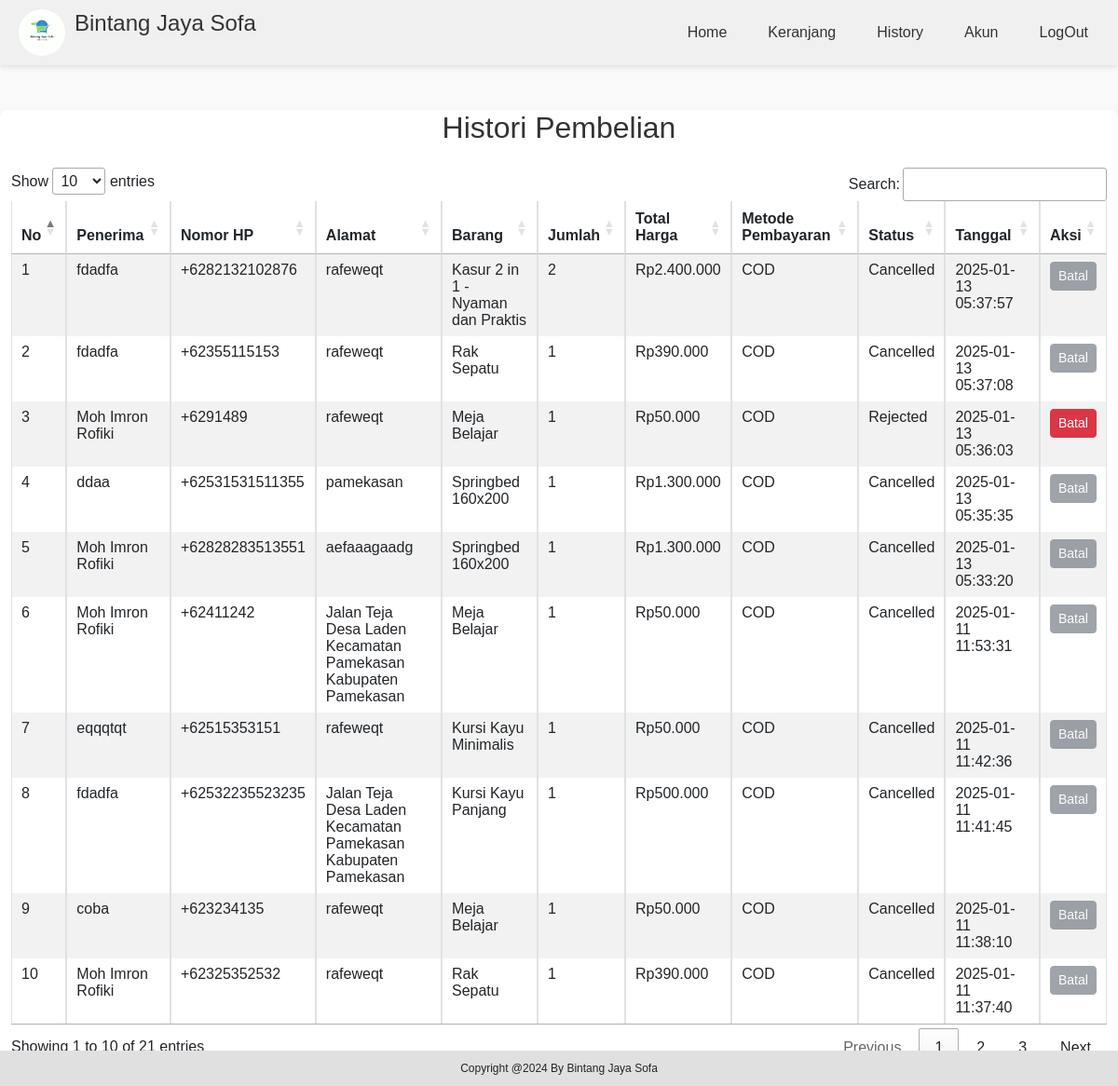
Screenshot of /histori.php (signed in) with the database file from the repository.
### tables this page shows
CREATE TABLE `pembelian` (
  `id` int NOT NULL,
  `user_id` int NOT NULL,
  `penerima` varchar(255) NOT NULL,
  `no_hp` varchar(15) NOT NULL,
  `alamat` varchar(255) NOT NULL,
  `total_harga` int NOT NULL,
  `metode_pembayaran` enum('COD','E-BANKING','E-WALLET') NOT NULL,
  `status` varchar(20) DEFAULT NULL,
  `tanggal_pembelian` datetime DEFAULT CURRENT_TIMESTAMP,
  `alasan_pembatalan` text
);

CREATE TABLE `barang` (
  `id` int NOT NULL,
  `nama_barang` varchar(255) NOT NULL,
  `kategori_id` int NOT NULL,
  `deskripsi` text NOT NULL,
  `jumlah_stok` int NOT NULL,
  `harga_barang` int NOT NULL,
  `foto_barang` varchar(255) NOT NULL
);

CREATE TABLE `detail_pembelian` (
  `id` int NOT NULL,
  `pembelian_id` int NOT NULL,
  `barang_id` int NOT NULL,
  `jumlah` int NOT NULL,
  `subtotal_harga` int NOT NULL
);

### histori.php (the view, shortened to what this page needs)
<?php
include 'config.php';
$user_id = $_SESSION['id'];
$query = "SELECT
            pembelian.id,
            users.username AS user_nama,
            pembelian.penerima,
            pembelian.no_hp,
            pembelian.alamat,
            barang.nama_barang AS barang_nama,
            detail_pembelian.jumlah,
            pembelian.total_harga,
            pembelian.metode_pembayaran,
            pembelian.status,
            pembelian.tanggal_pembelian
          FROM pembelian
          JOIN users ON pembelian.user_id = users.id
          JOIN detail_pembelian ON pembelian.id = detail_pembelian.pembelian_id
          JOIN barang ON detail_pembelian.barang_id = barang.id
          WHERE pembelian.user_id = ?
          ORDER BY pembelian.tanggal_pembelian DESC";
$stmt = $conn->prepare($query);
$stmt->bind_param("i", $user_id);
$stmt->execute();
$result = $stmt->get_result();
?>
<!DOCTYPE html>
<html lang="en">
<head>
    <link rel="stylesheet" href="https://cdn.jsdelivr.net/npm/bootstrap@5.3.0/dist/css/bootstrap.min.css">
    <link rel="stylesheet" href="https://cdn.datatables.net/1.13.4/css/jquery.dataTables.min.css">
</head>
<body>
    <?php include "navbar.php"; ?>
    <div class="container mt-5">
        <h2 class="mb-4">Histori Pembelian</h2>
        <div class="table-responsive">
            <table id="historyTable2" class="table table-bordered table-striped">
                <thead>
                    <tr>
                        <th>No</th>
                        <th>Penerima</th>
                        <th>Nomor HP</th>
                        <th>Alamat</th>
                        <th>Barang</th>
                        <th>Jumlah</th>
                        <th>Total Harga</th>
                        <th>Metode Pembayaran</th>
                        <th>Status</th>
                        <th>Tanggal</th>
                        <th>Aksi</th>
                    </tr>
                </thead>
                <tbody>
                    <?php if ($result->num_rows > 0): ?>
                        <?php $no = 1; ?>
                        <?php while ($row = $result->fetch_assoc()): ?>
                            <tr>
                                <td><?= $no++; ?></td>
                                <td><?= htmlspecialchars($row['penerima']); ?></td>
                                <td><?= htmlspecialchars($row['no_hp']); ?></td>
                                <td><?= htmlspecialchars($row['alamat']); ?></td>
                                <td><?= htmlspecialchars($row['barang_nama']); ?></td>
                                <td><?= htmlspecialchars($row['jumlah']); ?></td>
                                <td>Rp<?= number_format($row['total_harga'], 0, ',', '.'); ?></td>
                                <td><?= htmlspecialchars($row['metode_pembayaran']); ?></td>
                                <td><?= htmlspecialchars($row['status']); ?></td>
                                <td><?= htmlspecialchars($row['tanggal_pembelian']); ?></td>
                                <td>
                                    <?php if ($row['status'] != 'Approved' && $row['status'] != 'Cancelled'): ?>
                                        <form action="batal.php" method="GET">
                                            <button type="submit" class="btn btn-danger btn-sm">Batal</button>
                                        </form>
                                    <?php else: ?>
                                        <button type="button" class="btn btn-secondary btn-sm" disabled>Batal</button>
                                    <?php endif; ?>
                                </td>
                            </tr>
                        <?php endwhile; ?>
                    <?php else: ?>
                        <tr>
                            <td colspan="11" class="text-center">Belum ada pembelian.</td>
                        </tr>
                    <?php endif; ?>
                </tbody>
            </table>
        </div>
        <footer>
            Copyright @2024 By Bintang Jaya Sofa
        </footer>
    </div>
</body>
</html>

### histori.php (style rules this page uses)
body { font-family: Arial, sans-serif; background-color: #f9f9f9; }
.container { max-width: 1200px; margin: 20px auto; background-color: #fff; border-radius: 8px; box-shadow: 0 4px 8px rgba(0, 0, 0, 0.1); }
h2 { text-align: center; color: #333; margin-bottom: 20px; }
footer { position: fixed; left: 0; bottom: 0; width: 100%; background-color: #e0e0e0; padding: 10px; text-align: center; margin-top: 20px; font-size: 12px; }

### navbar.php (style rules this page uses)
* { margin: 0; padding: 0; box-sizing: border-box; }
body { font-family: Arial, sans-serif; }

### rows the page displays
pembelian: penerima "fdadfa", no_hp "+6282132102876", alamat "rafeweqt", barang.nama_barang "Kasur 2 in 1 - Nyaman dan Praktis", detail_pembelian.jumlah "2", total_harga "2.400.000", metode_pembayaran "COD", status "Cancelled", tanggal_pembelian "2025-01-13 05:37:57", shows "Batal"
pembelian: penerima "fdadfa", no_hp "+62355115153", alamat "rafeweqt", barang.nama_barang "Rak Sepatu", detail_pembelian.jumlah "1", total_harga "390.000", metode_pembayaran "COD", status "Cancelled", tanggal_pembelian "2025-01-13 05:37:08", shows "Batal"
pembelian: penerima "Moh Imron Rofiki", no_hp "+6291489", alamat "rafeweqt", barang.nama_barang "Meja Belajar", detail_pembelian.jumlah "1", total_harga "50.000", metode_pembayaran "COD", status "Rejected", tanggal_pembelian "2025-01-13 05:36:03"
pembelian: penerima "ddaa", no_hp "+62531531511355", alamat "pamekasan", barang.nama_barang "Springbed 160x200", detail_pembelian.jumlah "1", total_harga "1.300.000", metode_pembayaran "COD", status "Cancelled", tanggal_pembelian "2025-01-13 05:35:35", shows "Batal"
pembelian: penerima "Moh Imron Rofiki", no_hp "+62828283513551", alamat "aefaaagaadg", barang.nama_barang "Springbed 160x200", detail_pembelian.jumlah "1", total_harga "1.300.000", metode_pembayaran "COD", status "Cancelled", tanggal_pembelian "2025-01-13 05:33:20", shows "Batal"
pembelian: penerima "Moh Imron Rofiki", no_hp "+62411242", alamat "Jalan Teja Desa Laden Kecamatan Pamekasan Kabupaten Pamekasan", barang.nama_barang "Meja Belajar", detail_pembelian.jumlah "1", total_harga "50.000", metode_pembayaran "COD", status "Cancelled", tanggal_pembelian "2025-01-11 11:53:31", shows "Batal"
pembelian: penerima "eqqqtqt", no_hp "+62515353151", alamat "rafeweqt", barang.nama_barang "Kursi Kayu Minimalis", detail_pembelian.jumlah "1", total_harga "50.000", metode_pembayaran "COD", status "Cancelled", tanggal_pembelian "2025-01-11 11:42:36", shows "Batal"
pembelian: penerima "fdadfa", no_hp "+62532235523235", alamat "Jalan Teja Desa Laden Kecamatan Pamekasan Kabupaten Pamekasan", barang.nama_barang "Kursi Kayu Panjang", detail_pembelian.jumlah "1", total_harga "500.000", metode_pembayaran "COD", status "Cancelled", tanggal_pembelian "2025-01-11 11:41:45", shows "Batal"
pembelian: penerima "coba", no_hp "+623234135", alamat "rafeweqt", barang.nama_barang "Meja Belajar", detail_pembelian.jumlah "1", total_harga "50.000", metode_pembayaran "COD", status "Cancelled", tanggal_pembelian "2025-01-11 11:38:10", shows "Batal"
pembelian: penerima "Moh Imron Rofiki", no_hp "+62325352532", alamat "rafeweqt", barang.nama_barang "Rak Sepatu", detail_pembelian.jumlah "1", total_harga "390.000", metode_pembayaran "COD", status "Cancelled", tanggal_pembelian "2025-01-11 11:37:40", shows "Batal"
